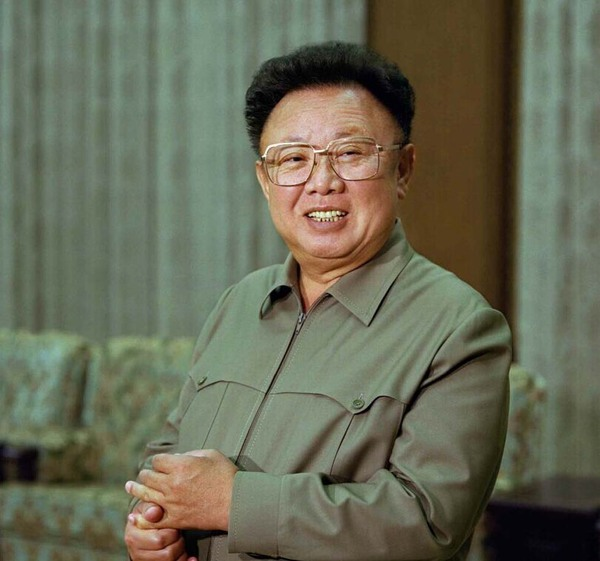
#> input picture course2_20191116/img/jin.jpg, 600 x 561 px
$ python img.py
#> lines starting #> are read from the running program, lines starting #| are printed output that depends on the picture
# _*_ coding: utf-8 _*_

import matplotlib.pyplot as plt
import matplotlib as mpl
from mpl_toolkits.mplot3d import axes3d
from matplotlib import cm
import matplotlib.animation as animation
import numpy as np

import matplotlib.image as mpimg # mpimg 用于读取图片
img = mpimg.imread('img/jin.jpg')
#> img is the input picture: shape (561, 600, 3); mean R, G, B 103.8, 106, 86.2
img = img[:560, :560, :]/255.0
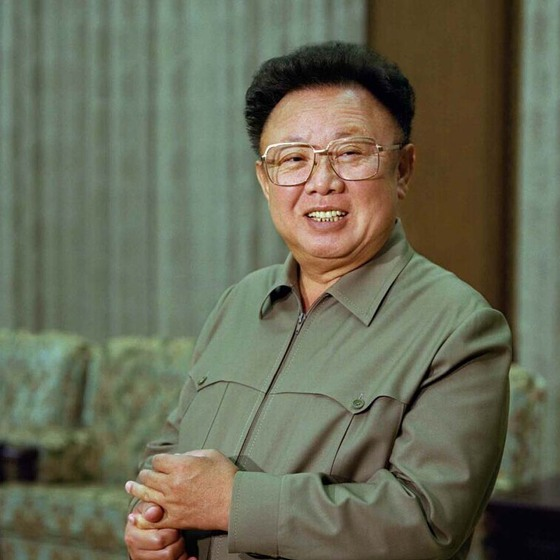
#> img: shape (560, 560, 3) float64; mean R, G, B 0.411, 0.418, 0.338


print(np.shape(img))
#| (560, 560, 3)
plt.imshow(img)
plt.show()

a1, a2, a3 = 0.2989, 0.5870, 0.1140
img_gray = img[:,:,0]*a1+img[:,:,1]*a2+img[:,:,2]*a3
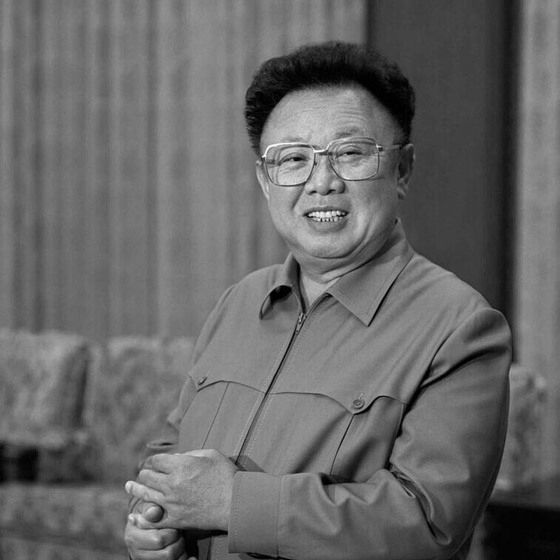
#> img_gray: shape (560, 560) float64; min 0, max 0.987, mean 0.406
plt.imshow(img_gray, cmap=plt.get_cmap("gray"))
plt.show()

from numpy import linalg as LA
U, A, V = np.linalg.svd(img_gray, full_matrices=True)
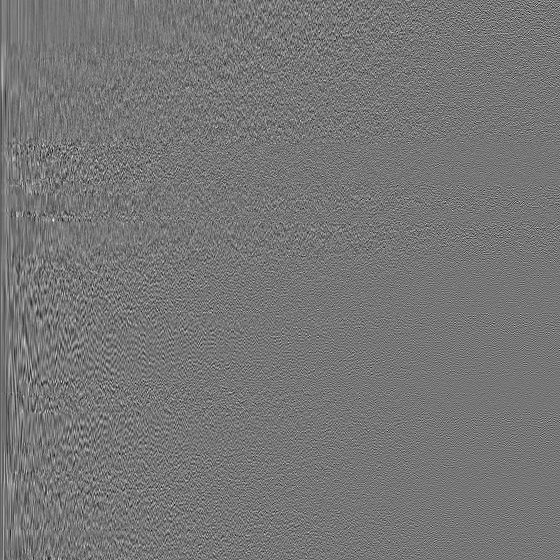
#> U: shape (560, 560) float64; min -0.243, max 0.279, mean -7.51e-05; drawn with min black and max white
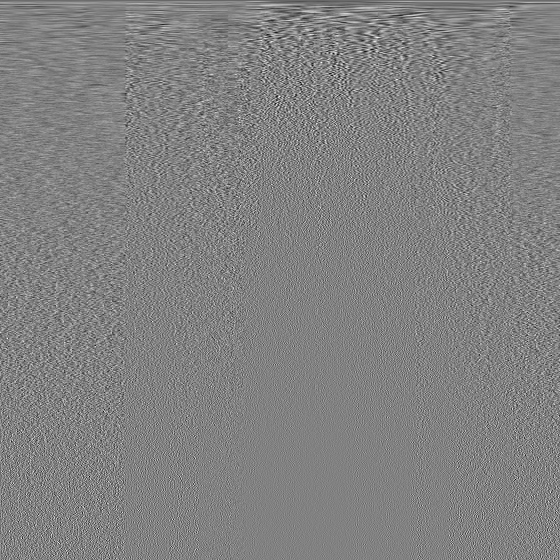
#> V: shape (560, 560) float64; min -0.254, max 0.246, mean -7.33e-05; drawn with min black and max white
#> A = 560 values, max 233.9 at index 0, min 2.51e-05 at index 559, mean 1.23
Lambda=np.diag(A)

re_img=U.dot(Lambda).dot(V)

plt.imshow(np.real(re_img), cmap=plt.get_cmap("gray"))
plt.show()

dim = 100

re_img1=U[:,:dim].dot(Lambda[:dim,:dim]).dot(V[:dim,:])
plt.imshow(np.real(re_img1), cmap=plt.get_cmap("gray"))
plt.show()
